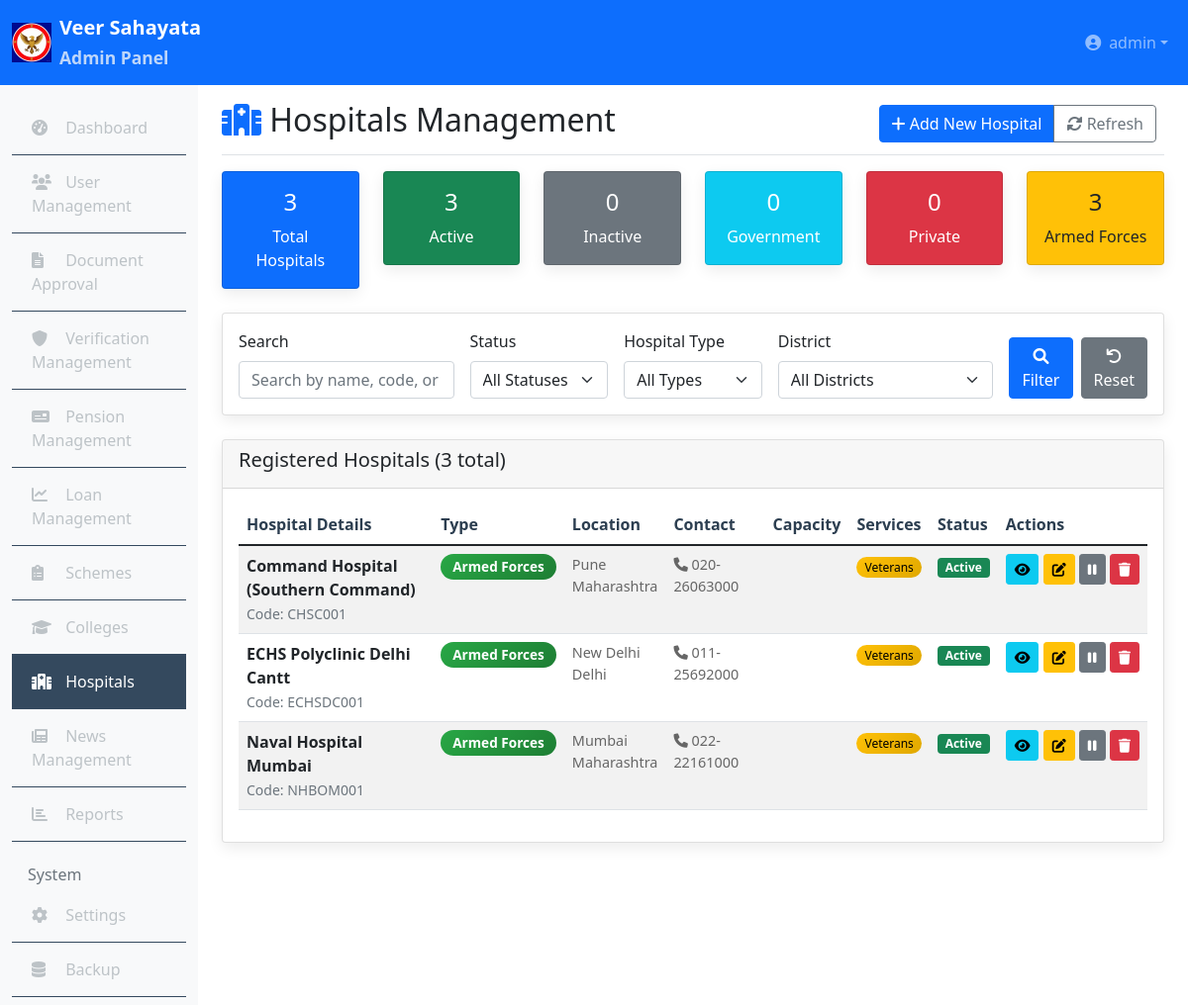
The page /admin/hospitals.php (signed in) on the database its author committed.
### tables this page shows
CREATE TABLE hospitals (
    id INT PRIMARY KEY AUTO_INCREMENT,
    hospital_name VARCHAR(200) NOT NULL,
    hospital_code VARCHAR(20) UNIQUE NOT NULL,
    hospital_type ENUM('Government', 'Private', 'Armed Forces') NOT NULL,
    state VARCHAR(50),
    district VARCHAR(50),
    address TEXT,
    contact_number VARCHAR(15),
    email VARCHAR(100),
    website VARCHAR(200),
    medical_director VARCHAR(100),
    established_year YEAR,
    bed_capacity INT,
    specialties TEXT,
    emergency_services BOOLEAN DEFAULT FALSE,
    veterans_facility BOOLEAN DEFAULT FALSE,
    insurance_accepted VARCHAR(255),
    latitude DECIMAL(10, 8),
    longitude DECIMAL(11, 8),
    status ENUM('active', 'inactive') DEFAULT 'active',
    created_at TIMESTAMP DEFAULT CURRENT_TIMESTAMP,
    updated_at TIMESTAMP DEFAULT CURRENT_TIMESTAMP ON UPDATE CURRENT_TIMESTAMP,
    
    INDEX idx_hospital_code (hospital_code),
    INDEX idx_state (state),
    INDEX idx_type (hospital_type),
    INDEX idx_status (status)
);

### admin/hospitals.php (the view, shortened to what this page needs)
<?php
require_once '../config/database.php';
$search = $_GET['search'] ?? '';
$page = max(1, intval($_GET['page'] ?? 1));
$limit = 10;
$offset = ($page - 1) * $limit;
$sql = "SELECT * FROM hospitals WHERE 1=1";
$params = [];
$sql .= " ORDER BY created_at DESC LIMIT $limit OFFSET $offset";
$stmt = $pdo->prepare($sql);
$stmt->execute($params);
$hospitals = $stmt->fetchAll();
$countSql = str_replace("SELECT *", "SELECT COUNT(*)", explode("ORDER BY", $sql)[0]);
$stmt = $pdo->prepare($countSql);
$stmt->execute($params);
$totalHospitals = $stmt->fetchColumn();
$stats = [
    'total' => $pdo->query("SELECT COUNT(*) FROM hospitals")->fetchColumn(),
    'active' => $pdo->query("SELECT COUNT(*) FROM hospitals WHERE status = 'active'")->fetchColumn(),
    'inactive' => $pdo->query("SELECT COUNT(*) FROM hospitals WHERE status = 'inactive'")->fetchColumn(),
    'government' => $pdo->query("SELECT COUNT(*) FROM hospitals WHERE hospital_type = 'Government'")->fetchColumn(),
    'private' => $pdo->query("SELECT COUNT(*) FROM hospitals WHERE hospital_type = 'Private'")->fetchColumn(),
    'armed_forces' => $pdo->query("SELECT COUNT(*) FROM hospitals WHERE hospital_type = 'Armed Forces'")->fetchColumn()
];
?>
<!DOCTYPE html>
<html lang="en">
<head>
    <link rel="stylesheet" href="../assets/css/style.css">
    <link href="https://cdnjs.cloudflare.com/ajax/libs/font-awesome/6.0.0/css/all.min.css" rel="stylesheet">
    <link href="https://cdn.jsdelivr.net/npm/bootstrap@5.1.3/dist/css/bootstrap.min.css" rel="stylesheet">
</head>
<body>
    <?php include '../includes/admin_header.php'; ?>
    <div class="container-fluid">
        <div class="row">
            <?php include '../includes/admin_sidebar.php'; ?>
            <main class="col-md-9 ms-sm-auto col-lg-10 px-md-4">
                <div class="d-flex justify-content-between flex-wrap flex-md-nowrap align-items-center pt-3 pb-2 mb-3 border-bottom">
                    <h1 class="h2"><i class="fas fa-hospital text-primary"></i> Hospitals Management</h1>
                    <div class="btn-toolbar mb-2 mb-md-0">
                        <div class="btn-group me-2">
                            <button class="btn btn-primary" data-bs-toggle="modal" data-bs-target="#addHospitalModal">
                                <i class="fas fa-plus"></i> Add New Hospital
                            </button>
                            <button class="btn btn-outline-secondary" onclick="refreshPage()">
                                <i class="fas fa-sync-alt"></i> Refresh
                            </button>
                        </div>
                    </div>
                </div>
                <div class="row mb-4">
                    <div class="col-md-2">
                        <div class="card bg-primary text-white">
                            <div class="card-body text-center">
                                <h4><?php echo $stats['total']; ?></h4>
                                <p class="mb-0">Total Hospitals</p>
                            </div>
                        </div>
                    </div>
                    <div class="col-md-2">
                        <div class="card bg-success text-white">
                            <div class="card-body text-center">
                                <h4><?php echo $stats['active']; ?></h4>
                                <p class="mb-0">Active</p>
                            </div>
                        </div>
                    </div>
                    <div class="col-md-2">
                        <div class="card bg-secondary text-white">
                            <div class="card-body text-center">
                                <h4><?php echo $stats['inactive']; ?></h4>
                                <p class="mb-0">Inactive</p>
                            </div>
                        </div>
                    </div>
                    <div class="col-md-2">
                        <div class="card bg-info text-white">
                            <div class="card-body text-center">
                                <h4><?php echo $stats['government']; ?></h4>
                                <p class="mb-0">Government</p>
                            </div>
                        </div>
                    </div>
                    <div class="col-md-2">
                        <div class="card bg-danger text-white">
                            <div class="card-body text-center">
                                <h4><?php echo $stats['private']; ?></h4>
                                <p class="mb-0">Private</p>
                            </div>
                        </div>
                    </div>
                    <div class="col-md-2">
                        <div class="card bg-warning text-dark">
                            <div class="card-body text-center">
                                <h4><?php echo $stats['armed_forces']; ?></h4>
                                <p class="mb-0">Armed Forces</p>
                            </div>
                        </div>
                    </div>
                </div>
                <div class="card mb-4">
                    <div class="card-body">
                        <form method="GET" class="row g-3">
                            <div class="col-md-3">
                                <label for="search" class="form-label">Search</label>
                                <input type="text" class="form-control" id="search" name="search"
                                       value="<?php echo htmlspecialchars($search); ?>"
                                       placeholder="Search by name, code, or address...">
                            </div>
                            <div class="col-md-2">
                                <label for="status" class="form-label">Status</label>
                                <select class="form-select" id="status" name="status">
                                    <option value="">All Statuses</option>
                                </select>
                            </div>
                            <div class="col-md-2">
                                <label for="hospital_type" class="form-label">Hospital Type</label>
                                <select class="form-select" id="hospital_type" name="hospital_type">
                                    <option value="">All Types</option>
                                </select>
                            </div>
                            <div class="col-md-3">
                                <label for="district" class="form-label">District</label>
                                <select class="form-select" id="district" name="district">
                                    <option value="">All Districts</option>
                                </select>
                            </div>
                            <div class="col-md-2 d-flex align-items-end">
                                <button type="submit" class="btn btn-primary me-2">
                                    <i class="fas fa-search"></i> Filter
                                </button>
                                <a href="hospitals.php" class="btn btn-secondary">
                                    <i class="fas fa-undo"></i> Reset
                                </a>
                            </div>
                        </form>
                    </div>
                </div>
                <div class="card">
                    <div class="card-header">
                        <h5>Registered Hospitals (<?php echo $totalHospitals; ?> total)</h5>
                    </div>
                    <div class="card-body">
                        <?php if (!empty($hospitals)): ?>
                        <div class="table-responsive">
                            <table class="table table-striped table-hover">
                                <thead>
                                    <tr>
                                        <th>Hospital Details</th>
                                        <th>Type</th>
                                        <th>Location</th>
                                        <th>Contact</th>
                                        <th>Capacity</th>
                                        <th>Services</th>
                                        <th>Status</th>
                                        <th>Actions</th>
                                    </tr>
                                </thead>
                                <tbody>
                                    <?php foreach ($hospitals as $hospital): ?>
                                    <tr>
                                        <td>
                                            <div>
                                                <strong><?php echo htmlspecialchars($hospital['hospital_name']); ?></strong><br>
                                                <small class="text-muted">Code: <?php echo htmlspecialchars($hospital['hospital_code']); ?></small><br>
                                            </div>
                                        </td>
                                        <td>
                                            <span class="badge status-badge hospital-type-<?php echo strtolower(str_replace(' ', '-', $hospital['hospital_type'])); ?>">
                                                <?php echo $hospital['hospital_type']; ?>
                                            </span>
                                        </td>
                                        <td>
                                            <div class="hospital-info">
                                                <?php if ($hospital['district']): ?>
                                                    <?php echo htmlspecialchars($hospital['district']); ?><br>
                                                <?php endif; ?>
                                                <?php if ($hospital['state']): ?>
                                                    <?php echo htmlspecialchars($hospital['state']); ?>
                                                <?php endif; ?>
                                            </div>
                                        </td>
                                        <td>
                                            <div class="hospital-info">
                                                <?php if ($hospital['contact_number']): ?>
                                                    <i class="fas fa-phone"></i> <?php echo htmlspecialchars($hospital['contact_number']); ?><br>
                                                <?php endif; ?>
                                            </div>
                                        </td>
                                        <td>
                                        </td>
                                        <td>
                                            <div>
                                                <?php if ($hospital['veterans_facility']): ?>
                                                    <span class="veteran-badge">Veterans</span>
                                                <?php endif; ?>
                                            </div>
                                        </td>
                                        <td>
                                            <span class="badge bg-<?php echo $hospital['status'] == 'active' ? 'success' : 'secondary'; ?>">
                                                <?php echo ucfirst($hospital['status']); ?>
                                            </span>
                                        </td>
                                        <td>
                                            <div class="hospital-actions">
                                                <button class="btn btn-sm btn-info" onclick="viewHospital('<?php echo $hospital['id']; ?>')" title="View Details">
                                                    <i class="fas fa-eye"></i>
                                                </button>
                                                <button class="btn btn-sm btn-warning" onclick="editHospital('<?php echo $hospital['id']; ?>')" title="Edit">
                                                    <i class="fas fa-edit"></i>
                                                </button>
                                                <button class="btn btn-sm btn-<?php echo $hospital['status'] == 'active' ? 'secondary' : 'success'; ?>"
                                                        onclick="toggleStatus('<?php echo $hospital['id']; ?>')"
                                                        title="<?php echo $hospital['status'] == 'active' ? 'Deactivate' : 'Activate'; ?>">
                                                    <i class="fas fa-<?php echo $hospital['status'] == 'active' ? 'pause' : 'play'; ?>"></i>
                                                </button>
                                                <button class="btn btn-sm btn-danger" onclick="deleteHospital('<?php echo $hospital['id']; ?>')" title="Delete">
                                                    <i class="fas fa-trash"></i>
                                                </button>
                                            </div>
                                        </td>
                                    </tr>
                                    <?php endforeach; ?>
                                </tbody>
                            </table>
                        </div>
                        <?php endif; ?>
                    </div>
                </div>
            </main>
        </div>
    </div>
</body>
</html>

### assets/css/style.css (style rules this page uses)
* { margin: 0; padding: 0; box-sizing: border-box; }
body { font-family: 'Segoe UI', Tahoma, Geneva, Verdana, sans-serif; line-height: 1.6; color: #333; }
.form-control { padding: 12px 15px; border-radius: 8px; border: 2px solid #e9ecef; transition: border-color 0.3s ease; }
.btn { padding: 12px 30px; border-radius: 8px; font-weight: 600; transition: all 0.3s ease; }
.card { border: none; border-radius: 10px; box-shadow: 0 5px 15px rgba(0,0,0,0.08); transition: transform 0.3s ease; }
.card-header { background: #f8f9fa; border-bottom: 1px solid #dee2e6; font-weight: 600; }
.table { margin-bottom: 0; }
.table th { border-top: none; font-weight: 600; color: #2c3e50; }
.badge { font-size: 0.75rem; padding: 5px 10px; }

### admin/hospitals.php (style rules this page uses)
.status-badge { font-size: 0.85em; padding: 6px 12px; border-radius: 20px; }
.hospital-type-armed-forces { background: linear-gradient(135deg, #28a745 0%, #1e7e34 100%); color: white; }
.hospital-actions { white-space: nowrap; }
.hospital-info { font-size: 0.9em; color: #666; }
.veteran-badge { background: linear-gradient(135deg, #ffc107 0%, #e0a800 100%); color: black; font-size: 0.75em; padding: 2px 8px; border-radius: 12px; }

### rows shown on the page
hospitals: id "3", emergency_services "0", hospital_name "Naval Hospital Mumbai", hospital_code "NHBOM001", hospital_type "Armed Forces", district "Mumbai", state "Maharashtra", contact_number "022-22161000", veterans_facility "Veterans", status "Active"
hospitals: hospital_name "Command Hospital (Southern Command)", hospital_code "CHSC001", hospital_type "Armed Forces", district "Pune", state "Maharashtra", contact_number "020-26063000", veterans_facility "Veterans", status "Active"
hospitals: hospital_name "ECHS Polyclinic Delhi Cantt", hospital_code "ECHSDC001", hospital_type "Armed Forces", district "New Delhi", state "Delhi", contact_number "011-25692000", veterans_facility "Veterans", status "Active"

### other values the page prints
$_SESSION['username'] "admin"
$totalHospitals "3"
